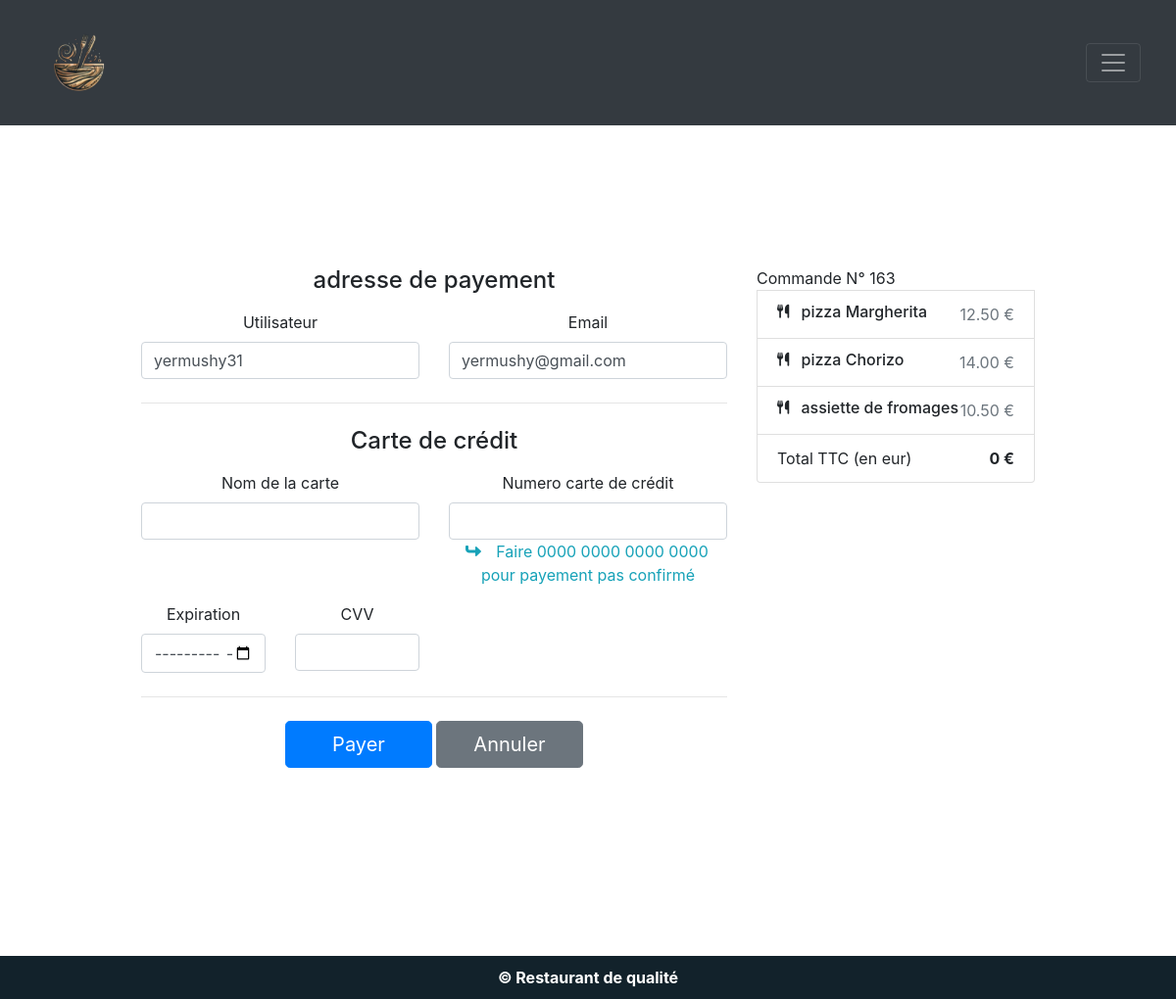
Page /pay.php (signed in) on the committed database.
### tables this page shows
CREATE TABLE `ligne` (
  `id_ligne` int(11) NOT NULL,
  `id_commande` int(11) NOT NULL,
  `id_produit` int(11) NOT NULL,
  `qte` int(11) NOT NULL DEFAULT 0,
  `total_ligne_ht` decimal(10,2) NOT NULL DEFAULT 0.00
);

CREATE TABLE `produit` (
  `id_produit` int(11) NOT NULL,
  `libelle` varchar(255) NOT NULL,
  `prix_ht` decimal(10,2) NOT NULL,
  `descProduit` varchar(250) DEFAULT NULL
);

### class/database.class.php (called while the page is built, shortened)
<?php
class Database
{
    private PDO $dbh;
    function __construct(PDO $pDO)
    {
        $this->dbh = $pDO;
    }
    public function SelectDb(string $sql, ?array $champs)
    {
        try {
            $sth = $this->dbh->prepare($sql);
            $sth->execute($champs);
            $row = $sth->fetchAll();
            return $row;
        } catch (PDOException $e) {
            die("<p>Erreur lors de la requête SELECT SQL : " . $e->getMessage() . "</p>");
        }
    }
}
?>

### pay.php (the view, shortened to what this page needs)
<?php
include_once "class/database.class.php";
$cc_name = "";
$objetConnexion = db_connect();
$db = new Database($objetConnexion);
$user = $_SESSION["user"];
if ($user) {
    $login = $user['login'];
    $email = $user['email'];
    $lignes = $db->SelectDb("SELECT * FROM `ligne`, user WHERE user.id_user = :id_user;", [":id_user" => $user['id_user']]);
}
?>
<!DOCTYPE html>
<html lang="fr">
<head>
    <?php
    include('header.php');
    ?>
    <main style="padding: 12%">
        <div class="row g-5">
            <div class="col-md-5 col-lg-4 order-md-last">
                <ul class="list-group mb-3">
                    <span>Commande N° <?= $lignes[0]['id_commande'] ?> </span>
                    <?php foreach ($lignes as $row) {
                        $the_product = $db->SelectDb("SELECT * FROM produit WHERE id_produit=:id_produit", [':id_produit' => $row['id_produit']]);
                        echo "<li class=' list-group-item d-flex justify-content-between lh-sm'>
                        <div>
                            <h6 class='my-0'> <i class='fa-solid fa-utensils fa-sm'></i> &ensp;" . $the_product[0]['libelle'] . "</h6>
                            <small class='text-muted'>" . $the_product[0]['descProduit'] . " </small>
                        </div>
                        <span class='text-muted'> " . $the_product[0]['prix_ht'] . " € </span>
                    </li>";
                    } ?>
                    <li class='list-group-item d-flex justify-content-between'>
                        <span>Total TTC (en eur)</span>
                        <strong><?= $_SESSION['total_commande'] + $_SESSION['total_commande'] * 0.05; ?> €</strong>
                    </li>
                </ul>
            </div>
            <div class="col-md-7 col-lg-8">
                <h4 class="mb-3">adresse de payement</h4>
                <form class="needs-validation" method="post" id="paymentForm">
                    <div class="row g-3">
                        <div class="col-sm-6">
                            <label for="firstName" class="form-label">Utilisateur</label>
                            <input type="text" class="form-control" id="firstName" placeholder="" value="<?= $login ?>"
                                   required="">
                        </div>
                        <div class="col-sm-6">
                            <label for="email" class="form-label">Email </label>
                            <input type="email" class="form-control" id="email" placeholder="exemple@limayrac.fr"
                                   value="<?= $email ?>">
                        </div>
                    </div>
                    <hr class="my-4">
                    <h4 class="mb-3">Carte de crédit</h4>
                    <div class="row gy-3">
                        <div class="col-md-6">
                            <label for="cc_name" class="form-label">Nom de la carte</label>
                            <input name="cc_name" type="text" class="form-control" id="cc_name" value="<?= $cc_name ?>">
                        </div>
                        <div class="col-md-6">
                            <label for="cc_number" class="form-label">Numero carte de crédit</label>
                            <input name="cc_number" type="number" class="form-control" id="cc_number"
                                   value="<?= $cc_number ?>">
                            <p class="text-info"><i class="fas fa-level-up-alt fa-rotate-90"></i> &ensp; Faire 0000 0000
                                0000 0000 pour payement pas confirmé</p>
                        </div>
                        <div class="col-md-3">
                            <label for="cc_expiration" class="form-label">Expiration</label>
                            <input name="cc_expiration" type="month" class="form-control" id="cc_expiration"
                                   value="<?= $cc_expiration ?>">
                        </div>
                        <div class="col-md-3">
                            <label for="cc_cvv" class="form-label">CVV</label>
                            <input name="cc_cvv" type="number" class="form-control" id="cc_cvv" value="<?= $cc_cvv ?>">
                        </div>
                    </div>
                    <hr class="my-4">
                    <button class="w-25 btn btn-primary btn-lg" type="submit" name="submit"
                            onclick="confirmerPaiement()">Payer
                    </button>
                    <button class="w-25 btn btn-secondary btn-lg" type="button" onclick="location.href='list.php'">
                        Annuler
                    </button>
                </form>
            </div>
        </div>
    </main>
    <?php
    include "footer.php";
    ?>

### css/main.css (style rules this page uses)
body { font-family: Lucida Console; padding:auto; margin:auto; background-color: white; box-sizing: border-box; }
li { list-style: none; }
h1, h2, h3, h4, h5, h6, p, form { text-align:center; }

### rows in the picture
ligne: id_commande "163", id_produit.libelle "pizza Margherita", id_produit.prix_ht "12.50"
ligne: id_produit.libelle "pizza Chorizo", id_produit.prix_ht "14.00"
ligne: id_produit.libelle "assiette de fromages", id_produit.prix_ht "10.50"

### other values in the picture
$_SESSION['total_commande'] + $_SESSION['total_commande'] * 0.05 "0"
